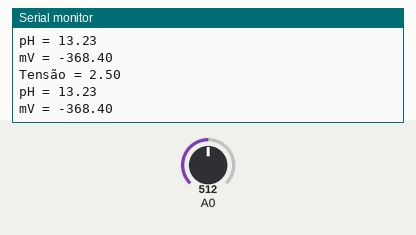
Bench run of a sketch on a simulated Arduino Uno, built with avr-gcc and run on an emulated ATmega328P. Shown: the last lines printed to the serial monitor. Inputs (shaded band) come from the test bench; at power-on: A0 = 512.

Above: at 1.4 s.
1.5 s: A0 set to 716
At 2.3 s:
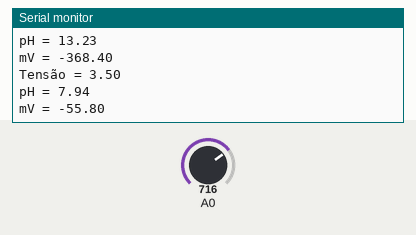
3.0 s: A0 set to 900
At 3.5 s:
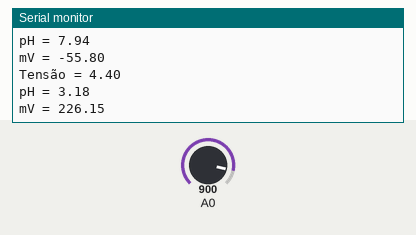
Timing chart, 0 to 6.0 s (numbered marks = the images above; inputs shaded):
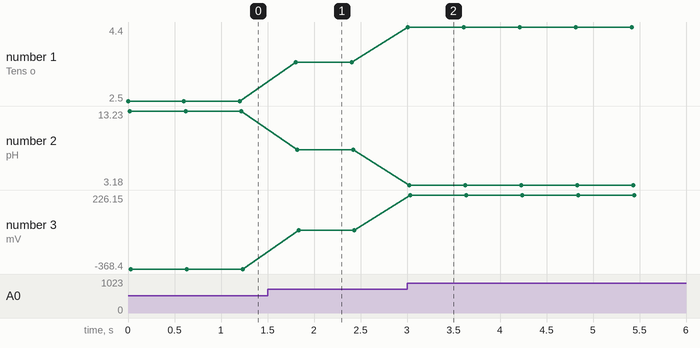

The sketch:

Arduino_-_pH.ino
```cpp
float sinalAnalogico;                        //Corresponde ao sinal analógico
float tensao;                                //Corresponde a tensão elétrica
float sensorpH;                              //Corresponde ao pH
float milivolt;                              //Corresponde aos milivolts de pH

void setup() {
  Serial.begin(9600);                        //Inicia o monitor serial

}

void loop() {
  sinalAnalogico = analogRead(A0);           //Efetua a leitura do sinal analógico
  tensao = (sinalAnalogico/1023)*5;          //Realiza a conversão do sinal analógico para tensão elétrica

  Serial.print("Tensão = ");
  Serial.println(tensao);                    //Mostra no monitor serial o valor correspondente da tensão elétrica
  sensorpH = (tensao-4.9984)/-0.1887;        //Equação resultante da validação de soluções
  Serial.print("pH = ");
  Serial.println(sensorpH);                  //Mostra no monitor serial o valor correspondente ao pH

  milivolt = (-59.16*sensorpH)+414.12;
  Serial.print("mV = ");
  Serial.println(milivolt);                  //Mostra no monitor serial o valor correspondente aos milivolts

  delay(600);                                //Aguarda seiscentos milisegundos para retorno ao void loop
}
```

Measured:
- after the input at 1.5 s, the serial monitor: prints a new line after 0.31 s (image 1)
- after the input at 3.0 s, the serial monitor: prints a new line at once (image 2)
- plotted number 1: 2.5 → 3.5 after the input at 1.5 s, 3.5 → 4.4 after the input at 3.0 s
- plotted number 2: 13.23 → 7.94 after the input at 1.5 s, 7.94 → 3.18 after the input at 3.0 s
- plotted number 3: -368.4 → -55.8 after the input at 1.5 s, -55.8 → 226.15 after the input at 3.0 s
